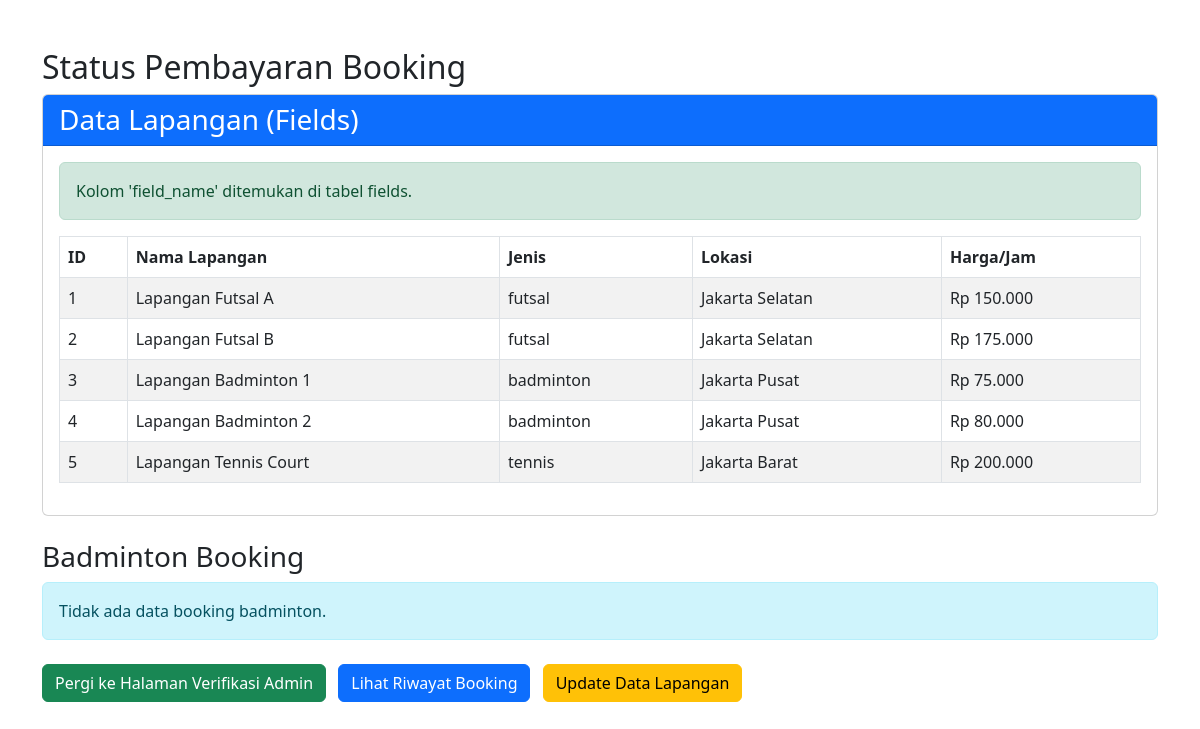
The app's page /create_payment_test.php with its own data.
### tables this page shows
CREATE TABLE `fields` (
  `id` int(11) NOT NULL AUTO_INCREMENT PRIMARY KEY,
  `field_name` varchar(100) DEFAULT NULL,
  `field_type` enum('futsal','badminton','tennis') DEFAULT NULL,
  `location` text DEFAULT NULL,
  `price_per_hour` decimal(10,2) DEFAULT NULL,
  `image` varchar(255) DEFAULT NULL,
  `status` enum('available','maintenance','reserved') NOT NULL DEFAULT 'available',
  `created_at` timestamp NOT NULL DEFAULT current_timestamp()
);

### create_payment_test.php (the view, shortened to what this page needs)
<?php
include 'db_connect.php';
echo '<!DOCTYPE html>
<html lang="en">
<head>
    <meta charset="UTF-8">
    <meta name="viewport" content="width=device-width, initial-scale=1.0">
    <title>Test Status Payment</title>
    <link href="https://cdn.jsdelivr.net/npm/bootstrap@5.2.3/dist/css/bootstrap.min.css" rel="stylesheet">
</head>
<body>
    <div class="container mt-5">
        <h2>Status Pembayaran Booking</h2>';
echo '<div class="card mb-4">
    <div class="card-header bg-primary text-white">
        <h3 class="mb-0">Data Lapangan (Fields)</h3>
    </div>
    <div class="card-body">';
$check_fields = $conn->query("SHOW TABLES LIKE 'fields'");
if ($check_fields->num_rows > 0) {
    $check_field_name = $conn->query("SHOW COLUMNS FROM fields LIKE 'field_name'");
    $field_name_exists = $check_field_name->num_rows > 0;
    $check_name = $conn->query("SHOW COLUMNS FROM fields LIKE 'name'");
    $name_exists = $check_name->num_rows > 0;
    if ($field_name_exists) {
        echo '<div class="alert alert-success">Kolom \'field_name\' ditemukan di tabel fields.</div>';
    } elseif ($name_exists) {
        echo '<div class="alert alert-success">Kolom \'name\' ditemukan di tabel fields.</div>';
        $field_name_column = 'name';
    } else {
        echo '<div class="alert alert-danger">Kolom \'field_name\' atau \'name\' tidak ditemukan di tabel fields!</div>';
        $field_name_column = '';
    }
    $fields_query = "SELECT * FROM fields";
    $fields_result = $conn->query($fields_query);
    if ($fields_result->num_rows > 0) {
        echo '<table class="table table-striped table-bordered">
                <thead>
                    <tr>
                        <th>ID</th>
                        <th>Nama Lapangan</th>
                        <th>Jenis</th>
                        <th>Lokasi</th>
                        <th>Harga/Jam</th>
                    </tr>
                </thead>
                <tbody>';
        while ($row = $fields_result->fetch_assoc()) {
            echo '<tr>
                    <td>' . $row['id'] . '</td>
                    <td>' . ($field_name_exists ? $row['field_name'] : ($name_exists ? $row['name'] : 'N/A')) . '</td>
                    <td>' . ($row['field_type'] ?? 'N/A') . '</td>
                    <td>' . ($row['location'] ?? 'N/A') . '</td>
                    <td>Rp ' . number_format($row['price_per_hour'] ?? 0, 0, ',', '.') . '</td>
                </tr>';
        }
        echo '</tbody></table>';
    } else {
        echo '<div class="alert alert-warning">Tidak ada data lapangan dalam tabel fields.</div>
              <a href="update_fields.php" class="btn btn-primary">Tambah Data Lapangan</a>';
    }
} else {
    echo '<div class="alert alert-danger">Tabel fields tidak ditemukan di database.</div>
          <a href="update_fields.php" class="btn btn-primary">Buat Tabel Fields</a>';
}
echo '</div></div>';
$badminton_query = "SELECT * FROM badminton_booking ORDER BY id DESC";
$badminton_result = $conn->query($badminton_query);
echo '<h3 class="mt-4">Badminton Booking</h3>';
if ($badminton_result && $badminton_result->num_rows > 0) {
    echo '<table class="table table-striped table-bordered">
            <thead>
                <tr>
                    <th>ID</th>
                    <th>Lapangan</th>
                    <th>Tanggal</th>
                    <th>Status</th>
                    <th>Aksi</th>
                </tr>
            </thead>
            <tbody>';
    while ($row = $badminton_result->fetch_assoc()) {
        echo '<tr>
                <td>' . $row['id'] . '</td>
                <td>' . $row['field'] . '</td>
                <td>' . $row['booking_date'] . ' ' . $row['booking_time'] . '</td>
                <td><span class="badge bg-' . ($row['status'] == 'pending_confirmation' ? 'warning' : 'primary') . '">' . $row['status'] . '</span></td>
                <td>
                    <form method="post" action="change_status.php" style="display:inline;">
                        <input type="hidden" name="booking_id" value="' . $row['id'] . '">
                        <input type="hidden" name="booking_table" value="badminton_booking">
                        <input type="hidden" name="new_status" value="pending_confirmation">
                        <button type="submit" class="btn btn-sm btn-warning">Set Pending Confirmation</button>
                    </form>
                </td>
            </tr>';
    }
    echo '</tbody></table>';
} else {
    echo '<div class="alert alert-info">Tidak ada data booking badminton.</div>';
}
echo '<div class="mt-4">
    <a href="admin_verify_payment.php" class="btn btn-success me-2">Pergi ke Halaman Verifikasi Admin</a>
    <a href="booking_history.php" class="btn btn-primary me-2">Lihat Riwayat Booking</a>
    <a href="update_fields.php" class="btn btn-warning">Update Data Lapangan</a>
</div>';
echo '</div>
    <script src="https://cdn.jsdelivr.net/npm/bootstrap@5.2.3/dist/js/bootstrap.bundle.min.js"></script>
</body>
</html>';
?>

### records on screen
fields: id "1", field_name "Lapangan Futsal A", field_type "futsal", location "Jakarta Selatan", price_per_hour "150.000"
fields: id "2", field_name "Lapangan Futsal B", field_type "futsal", location "Jakarta Selatan", price_per_hour "175.000"
fields: id "3", field_name "Lapangan Badminton 1", field_type "badminton", location "Jakarta Pusat", price_per_hour "75.000"
fields: id "4", field_name "Lapangan Badminton 2", field_type "badminton", location "Jakarta Pusat", price_per_hour "80.000"
fields: id "5", field_name "Lapangan Tennis Court", field_type "tennis", location "Jakarta Barat", price_per_hour "200.000"
